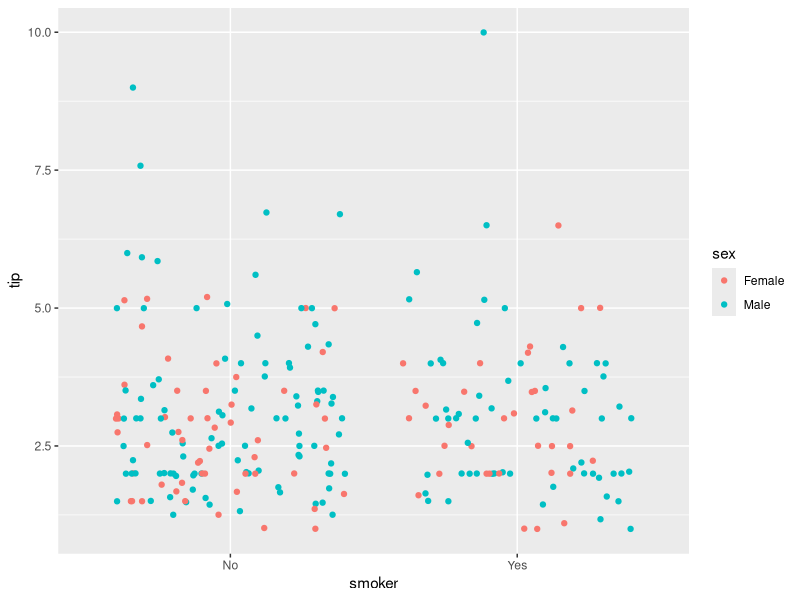
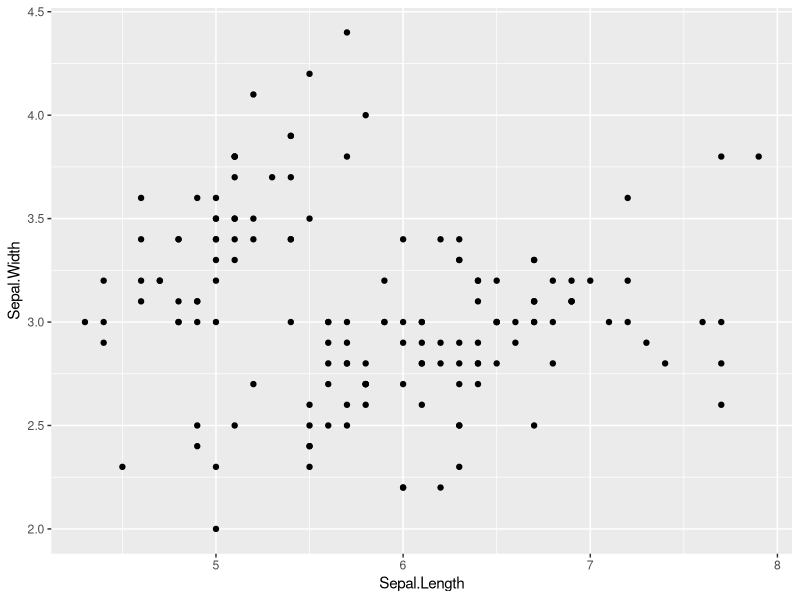
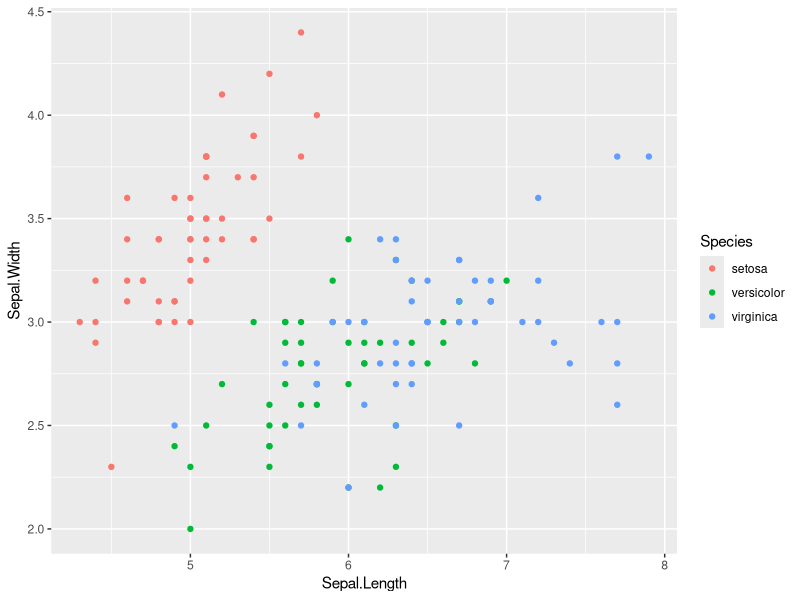
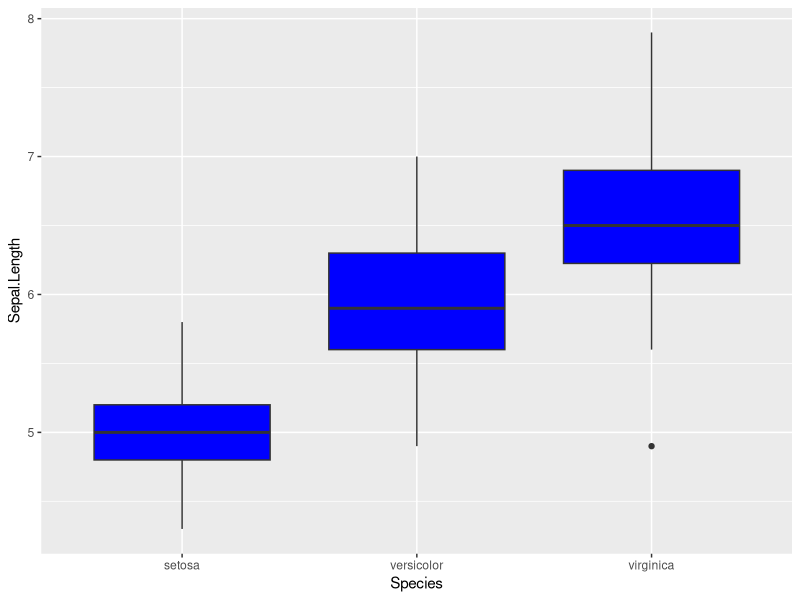
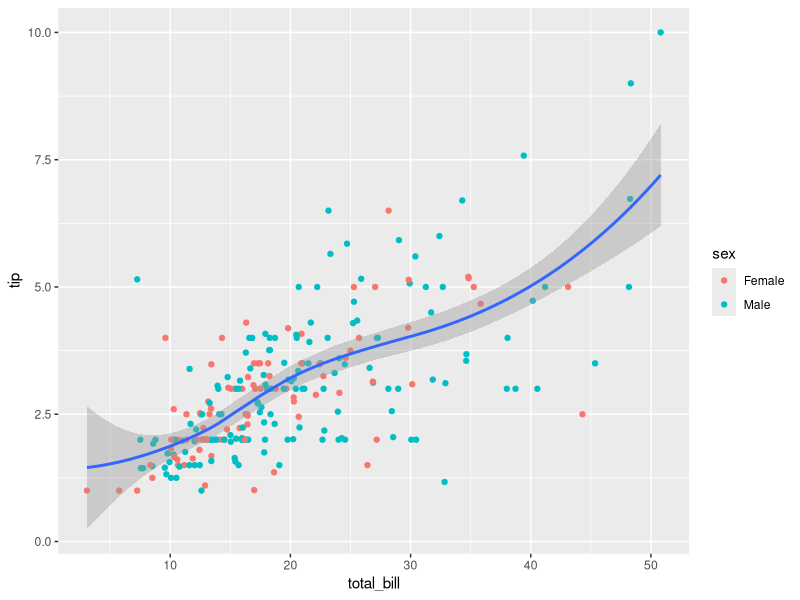
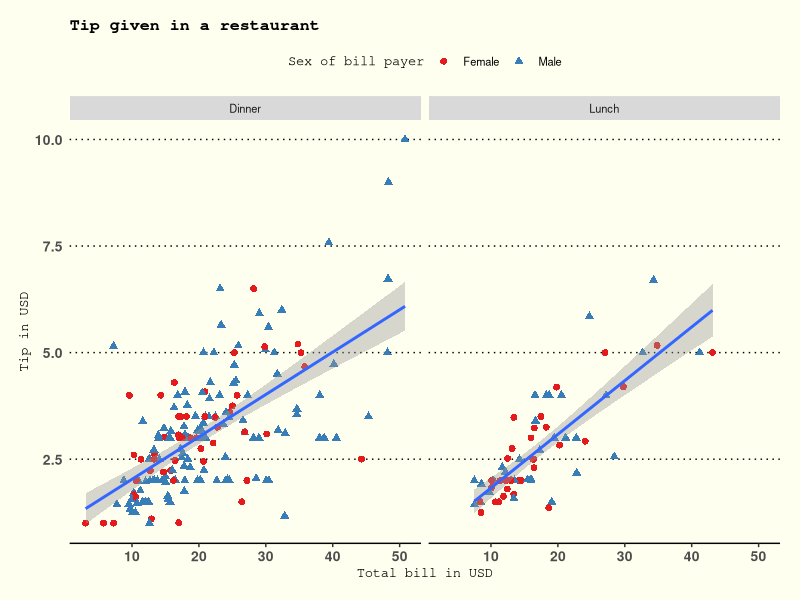

Write the R code that produced these figures, in order.
## ---- chunk 1

knitr::opts_chunk$set(cache = T, highlight = T)


## ---- chunk 2
install.packages(c("dplyr", "ggplot2", "reshape2"))
## ---- chunk 3
library(ggplot2)   # plotting library
library(dplyr)    # data manipulation
data("airquality")
## ---- chunk 4
filter(airquality, Temp < 58)
## ---- chunk 5
filter(airquality, is.na(Solar.R))
## ---- chunk 6
June_data <- filter(airquality, Month == 6)
nrow(June_data)  # a lot of rows to print
head(June_data)  # can have a glance using head()
## ---- chunk 7
filter(airquality, Month == 5, Temp < 60)
## ---- chunk 8
df <- select(airquality, Temp)
head(df)

## ---- chunk 9
df <- select(airquality, Month, Temp)
head(df)

## ---- chunk 10
df <- select(airquality, -Month)
head(df)
## ---- chunk 11
df <- select(airquality, Ozone:Temp)
head(df)
## ---- chunk 12
df <- mutate(airquality, Wind_kmph = 1.609 * Wind)
head(df)
## ---- chunk 13
month_conversion <- function(x){
  
  if (x == 5) month <- "May"
  else if (x == 6) month <- "June"
  else if (x == 7) month <- "July"
  else if (x == 8) month <- "August"
  else if (x == 9) month <- "September"
  else month <- NA
  
  return(month)
}

month_conversion(6)
## ---- chunk 14
df <- mutate(airquality, Month_long = sapply(Month, month_conversion)) 
head(df)
## ---- chunk 15
df <- transmute(airquality, Month_long = sapply(Month, month_conversion)) 
head(df)
## ---- chunk 16
df <- transmute(airquality,
                Wind_kmph = 1.609 * Wind,
                Month_long = sapply(Month, month_conversion)
                )

head(df)

## ---- chunk 17
filter(airquality, Month == 5) %>% 
  head()
## ---- chunk 18
airquality %>%    # airquality passed as first argument to mutate()
  mutate(Wind_kmph = 1.609 * Wind) %>%      # result of mutate() passed to filter()
  filter(Wind_kmph < 7)
## ---- chunk 19
data(tips, package = "reshape2")
## ---- chunk 20
head(tips)
## ---- chunk 21
tips %>% 
  group_by(sex) %>% 
  summarise(mean_tip = mean(tip))
## ---- chunk 22
tips %>% 
  group_by(sex, smoker) %>% 
  summarise(mean_tip = mean(tip))
## ---- chunk 23
tips %>% 
  group_by(sex, smoker) %>% 
  summarise(mean_tip = mean(tip),
            group_size = n())
## ---- chunk 24
tips %>% 
  summarise(mean_tip_percentage = mean(tip/total_bill))
## ---- chunk 25
ggplot(tips) +
  geom_jitter(aes(x = smoker, y = tip, colour = sex))
## ---- chunk 26
str(iris)
## ---- chunk 27
ggplot(data = iris) + 
  geom_point(aes(x = Sepal.Length, y= Sepal.Width))
## ---- chunk 28
ggplot(data = iris, aes(x = Sepal.Length, Sepal.Width)) + 
  geom_point(aes(colour = Species))
## ---- chunk 29
ggplot(iris, aes(x = Species, y = Sepal.Length)) + 
  geom_boxplot(fill = "blue")
## ---- chunk 30
str(tips)
## ---- chunk 31
ggplot(data = tips, aes(x = total_bill, y = tip)) +
  geom_point(aes(color = sex)) +
  geom_smooth(method = "loess")
## ---- chunk 32
p <- ggplot(data = tips, aes(x = total_bill, y = tip))
p + geom_point(aes(colour = sex, shape = sex), size = 2) +
  scale_color_brewer(palette = "Set1", name = "Sex of bill payer") +
  scale_shape_discrete(name = "Sex of bill payer", labels = c("Female", "Male")) +
  geom_smooth(method = "lm") +
  labs(title = "Tip given in a restaurant",
       x = "Total bill in USD", y = "Tip in USD") +
  facet_wrap(~time) +
  theme(line = element_line(linetype = 1, colour = "black"), 
        rect = element_rect(fill = "ivory", linetype = 0, 
                            colour = NA), text = element_text(colour = "black", size = 10), 
        title = element_text(family = "mono", size = rel(1), hjust = 0.5), 
        axis.title = element_text(size = rel(1)), axis.text = element_text(face = "bold", 
                                                                           size = rel(1)), axis.text.x = element_text(colour = NULL), 
        axis.text.y = element_text(colour = NULL), axis.ticks = element_line(colour = NULL), 
        axis.ticks.y = element_blank(), axis.ticks.x = element_line(colour = NULL), 
        axis.line = element_line(), axis.line.y = element_blank(), 
        legend.background = element_rect(), legend.position = "top", 
        legend.direction = "horizontal", legend.box = "vertical", 
        panel.background = element_rect(fill = "ivory"),
        panel.grid = element_line(colour = NULL, linetype = 3), 
        panel.grid.major = element_line(colour = "black"), 
        panel.grid.major.x = element_blank(), panel.grid.minor = element_blank(), 
        plot.title = element_text(hjust = 0, face = "bold"), 
        plot.margin = unit(c(1, 1, 1, 1), "lines"), strip.background = element_rect())

